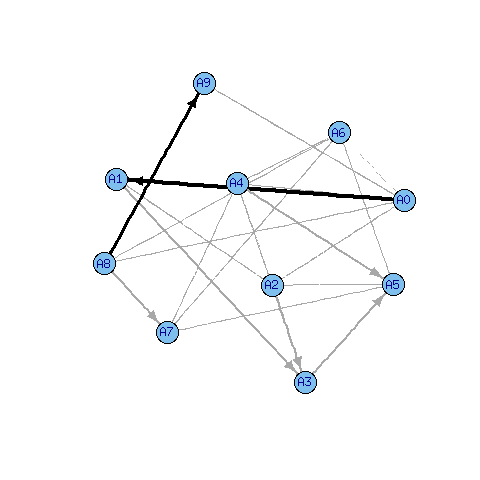

Source code (R):
# install.packages("igraph")

require("igraph")

# input format is V1 V2 weight
x <- read.graph("output/part-00000", format="ncol", directed=TRUE)

# output to a png image ...
png(filename="transfers.png", height=480, width=480)

# E(x) is the edge-graph of x.  Use weight to thicken edges
# There are lots of parameters to control the plotting.
# From within R, type ?igraph.plotting  to get help
wts = E(x)$weight
wts = 5 * (wts / max(wts))  # thickest line is 5 pixels wide
arrows = (wts > 2) # draw arrows only on thick lines

# change the colors depending on weight.
colors = rep("darkgray", length(wts)) 
colors[wts < 1] = "white"
colors[wts >= 3] = "black"

plot(x, edge.width=wts, edge.arrow.mode=arrows, edge.color=colors)
